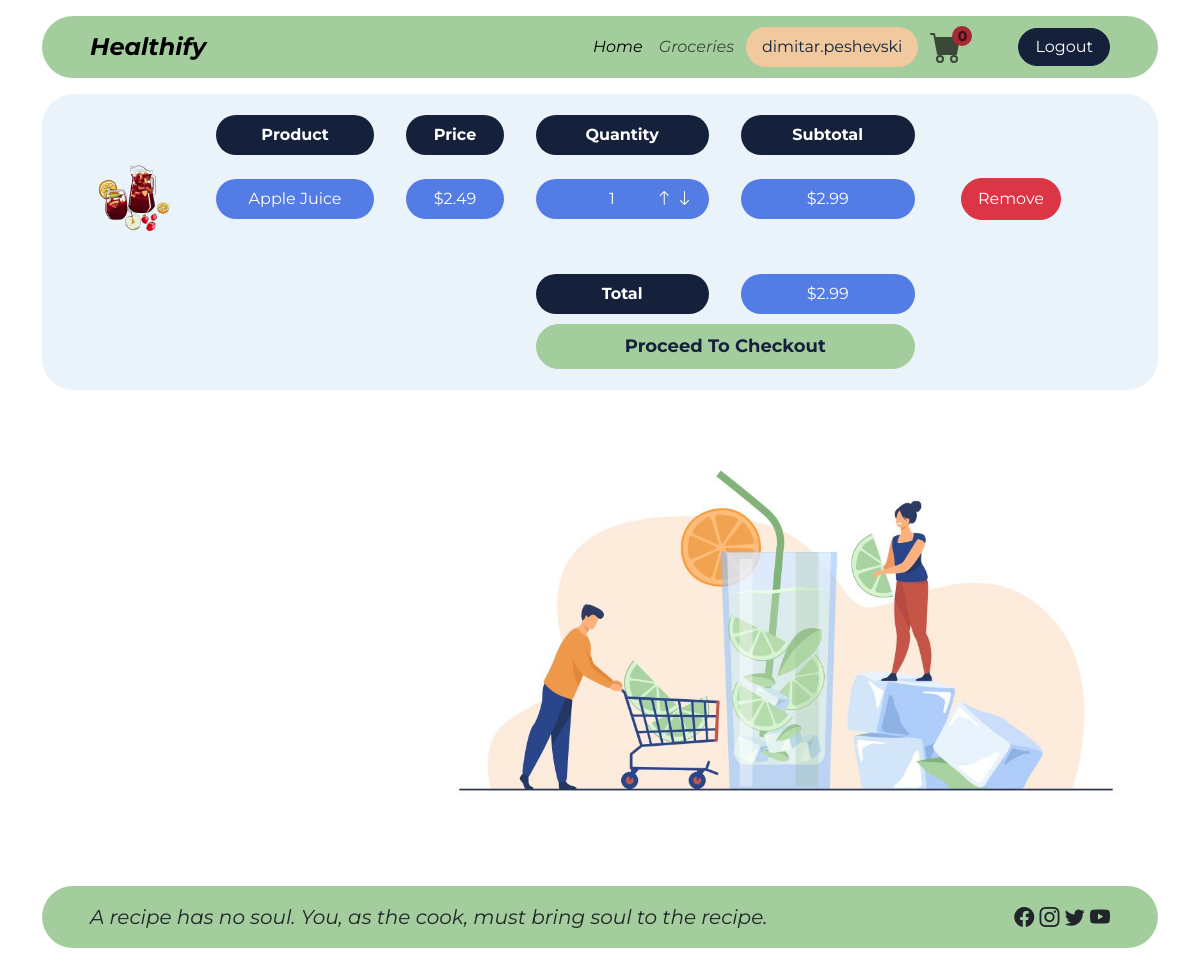
Page /shopping-cart/ (signed in) on the committed database.
### accounts/models.py (models this page shows, shortened)
class User(AbstractUser):
    class Role(models.TextChoices):
        ADMINISTRATOR = 'ADMINISTRATOR', 'Administrator'
        CONSUMER = 'CONSUMER', 'Consumer'
        SELLER = 'SELLER', 'Seller'
    base_role = Role.ADMINISTRATOR
    role = models.CharField(max_length=255, choices=Role.choices)

### orders/models.py (models this page shows, shortened)
class OrderItem(models.Model):
    grocery = models.ForeignKey(Grocery, on_delete=models.CASCADE)
    order = models.ForeignKey(Order, on_delete=models.CASCADE)
    quantity = models.IntegerField(default=1)
    date_added = models.DateTimeField(auto_now_add=True)
    @property
    def subtotal(self):
        return self.grocery.price * self.quantity

### groceries/models.py (models this page shows, shortened)
class Grocery(models.Model):
    name = models.CharField(max_length=255)
    description = models.TextField()
    categories = models.ManyToManyField(Category)
    diets = models.ManyToManyField(Diet)
    price = models.DecimalField(max_digits=6, decimal_places=2)
    quantity = models.IntegerField()
    image = models.ImageField(upload_to='images/')
    nutrition_facts_label = models.OneToOneField(NutritionFactsLabel, on_delete=models.CASCADE)
    creator = models.ForeignKey(Seller, on_delete=models.CASCADE)
    date_created = models.DateTimeField(auto_now_add=True)
    date_modified = models.DateTimeField(auto_now=True)
    class Meta:
        verbose_name_plural = 'groceries'

### accounts/decorators.py (the view)
        def wrapper_func(request, *args, **kwargs):
            if request.user.role not in roles:
                return redirect('accounts:unauthorized')
            return view_func(request, *args, **kwargs)

### orders/models.py (called while the page is built)
    @property
    def total(self):
        total_price = 0
        for order_item in self.orderitem_set.all():
            total_price += order_item.subtotal
        return total_price

### orders/views.py (called while the page is built)
@login_required(login_url='accounts:login')
@allowed_users(roles=(User.Role.CONSUMER,))
def shopping_cart(request):
    consumer = request.user
    order, created = Order.objects.get_or_create(consumer=consumer, complete=False)
    if order is None:
        order = created
    items = order.orderitem_set.all()
    context = {'items': items, 'total_price': order.total}
    return render(request, 'orders/shopping-cart.html', context)

### templates/orders/shopping-cart.html (shortened to what this page needs)
{% extends 'base.html' %}
{% load static %}
{% block content %}
    <div class="container">
        {% if items %}
            <div class="container rounded-5" style="background-color: rgba(234, 243, 250, 255);">
                <div class="row p-3">
                    <div class="col">
                        <table class="text-center w-100 table-responsive">
                            <thead>
                            <tr>
                                <th class="px-3"></th>
                                <th class="px-3"><span class="rounded-5 px-3 py-2 my-1">Product</span></th>
                                <th class="px-3"><span class="rounded-5 px-3 py-2 my-1">Price</span></th>
                                <th class="px-3"><span class="rounded-5 px-3 py-2 my-1">Quantity</span></th>
                                <th class="px-3"><span class="rounded-5 px-3 py-2 my-1">Subtotal</span></th>
                                <th class="px-3"></th>
                            </tr>
                            </thead>
                            <tbody>
                            {% for item in items %}
                                <tr>
                                    <td class="px-3">
                                        <img src="{{ MEDIA_URL }}{{ item.grocery.image.url }}"
                                             class="img-fluid"
                                             style="max-width: 75px;"
                                        />
                                    </td>
                                    <td class="px-3"><span
                                            class="rounded-5 px-3 py-2 my-1">{{ item.grocery.name }}</span>
                                    </td>
                                    <td class="px-3"><span class="rounded-5 px-3 py-2 my-1">$2.49</span></td>
                                    <td class="px-3">
                            <span class="rounded-5 px-3 py-2 my-1 d-flex">
                                <span style="display: block;"
                                      class="text-center ms-auto ps-3">{{ item.quantity }}</span>
                                <span style="display: block;" class="ms-auto">
                                    <a href="{% url 'orders:increase-order-item-quantity' item.id %}"
                                       class="text-white"><i
                                            class="bi bi-arrow-up"></i></a>
                                    <a href="{% url 'orders:decrease-order-item-quantity' item.id %}"
                                       class="text-white"><i
                                            class="bi bi-arrow-down"></i></a>
                                </span>
                            </span>
                                    </td>
                                    <td class="px-3"><span class="rounded-5 px-3 py-2 my-1">${{ item.subtotal }}</span>
                                    </td>
                                    <td class="px-3">
                                        <form method="POST" action="{% url 'orders:remove_from_cart' item.id %}">
                                            <button type="submit" class="btn btn-danger rounded-5 px-3 py-2 my-1">Remove
                                            </button>
                                        </form>
                                    </td>
                                </tr>
                            {% endfor %}
                            </tbody>
                            <tfoot>
                            <tr>
                                <td class="py-3"></td>
                                <td class="py-3"></td>
                                <td class="py-3"></td>
                                <td class="py-3"></td>
                                <td class="py-3"></td>
                                <td class="py-3"></td>
                            </tr>
                            <tr>
                                <td class="px-3"></td>
                                <td class="px-3"></td>
                                <td class="px-3"></td>
                                <th class="px-3"><span class="rounded-5 px-5 py-2 my-1">Total</span></th>
                                <td class="px-3"><span class="rounded-5 px-5 py-2 my-1">${{ total_price }}</span></td>
                                <td class="px-3"></td>
                            </tr>
                            <tr>
                                <td class="px-3"></td>
                                <td class="px-3"></td>
                                <td class="px-3"></td>
                                <td colspan="2" class="px-3">
                                    <a href="{% url 'orders:checkout' %}"
                                       class="btn btn-success rounded-5 px-5 py-2 my-1 w-100 text-primary">
                                        <strong style="font-size: 18px;">
                                            Proceed To Checkout
                                        </strong>
                                    </a>
                                </td>
                                <td class="px-3"></td>
                                <td class="px-3"></td>
                            </tr>
                            </tfoot>
                        </table>
                    </div>
                </div>
            </div>
            <div class="container">
                <div class="row">
                    <div class="col-4"></div>
                    <div class="col-8">
                        <img class="img-fluid"
                             src="{% static 'images/man-supplying-ingredients-woman-making-drink.jpg' %}"/>
                    </div>
                </div>
            </div>
        {% endif %}
    </div>
{% endblock %}

### templates/base.html (shortened to what this page needs)
{% load static %}
<!DOCTYPE html>
<html lang="en">
<head>
    <link href="{% static 'assets/scss/custom.css' %}" rel="stylesheet">
    <link href="{% static 'assets/css/style.css' %}" rel="stylesheet">
    <link rel="stylesheet" href="https://cdn.jsdelivr.net/npm/bootstrap-icons@1.10.5/font/bootstrap-icons.css">
</head>
<body>
<div id="main-wrapper">
    <header>
        <div class="container">
            <nav class="header navbar navbar-expand-lg bg-body-tertiary px-5 my-3 rounded-5">
                <a class="navbar-brand" href="{% url 'groceries:home' %}">Healthify</a>
                <div class="collapse navbar-collapse" id="navbarSupportedContent">
                    <ul class="navbar-nav d-flex align-items-center ms-auto mb-2 mb-lg-0">
                        <li class="nav-item">
                            <a class="nav-link active" aria-current="page" href="{% url 'groceries:home' %}">Home</a>
                        </li>
                        <li class="nav-item">
                            <a class="nav-link" href="{% url 'groceries:groceries' %}">Groceries</a>
                        </li>
                        {% if user.is_authenticated %}
                            <li>
                                <div class="bg-secondary text-primary rounded-5 px-3 py-2 mx-1">
                                    {{ user.username }}
                                </div>
                            </li>
                            <li>
                                {% if user.role == 'CONSUMER' %}
                                    <a class="nav-link me-0" href="{% url 'orders:shopping_cart' %}"
                                       style="position: relative;">
                                        <span class="order-items-count">0</span>
                                    </a>
                                {% endif %}
                            </li>
                            <li>
                                <a href="{% url 'accounts:logout' %}"
                                   class="btn btn-primary text-white rounded-5 px-3 ms-5">
                                    Logout
                                </a>
                            </li>
                        {% endif %}
                    </ul>
                </div>
            </nav>
        </div>
    </header>
    <main>
        {% block content %}
        {% endblock %}
    </main>
    <footer>
        <div class="container">
            <div class="footer px-5 my-3 rounded-5 d-flex justify-content-between">
                <p class="message py-3 mb-0">A recipe has no soul. You, as the cook, must bring soul to the recipe.</p>
                <p class="icons py-3 mb-0">
                    <i class="bi bi-facebook"></i>
                    <i class="bi bi-instagram"></i>
                    <i class="bi bi-twitter"></i>
                    <i class="bi bi-youtube"></i>
                </p>
            </div>
        </div>
    </footer>
</div>
</body>
</html>

### Healthify/static/assets/css/style.css (style rules this page uses)
html, body { font-family: Montserrat, sans-serif !important; height: 100%; margin: 0; padding: 0; }
#main-wrapper { display: flex; flex-direction: column; min-height: 100%; }
main { flex: 1; display: flex; }
.navbar-brand { font-size: 24px; font-style: italic; font-weight: bold; }
.header, .footer { background-color: rgba(164, 205, 158, 255) !important; }
.nav-link { font-style: italic; }
.message { font-size: 20px; font-style: italic; }
.icons { font-size: 20px; }
th > span { display: inline-block; background-color: rgba(21, 33, 59, 255); color: white; width: 100%; }
td > span { display: inline-block; background-color: rgba(83, 124, 229, 255); color: white; width: 100%; }
a.nav-link { padding-top: 0 !important; padding-bottom: 0 !important; }
.order-items-count { font-size: 14px; font-style: normal; font-weight: bold; background-color: #a52834; width: 20px; height: 20px; border-radius: 10px; display: flex; justify-content: center; align-items: center; position: absolute; top: -5px; left: 30px; }

### rows in the picture
User: username "dimitar.peshevski"
OrderItem: grocery.image (picture), grocery.name "Apple Juice", quantity "1", subtotal "2.99"

### other values in the picture
{{ total_price }} "2.99"
